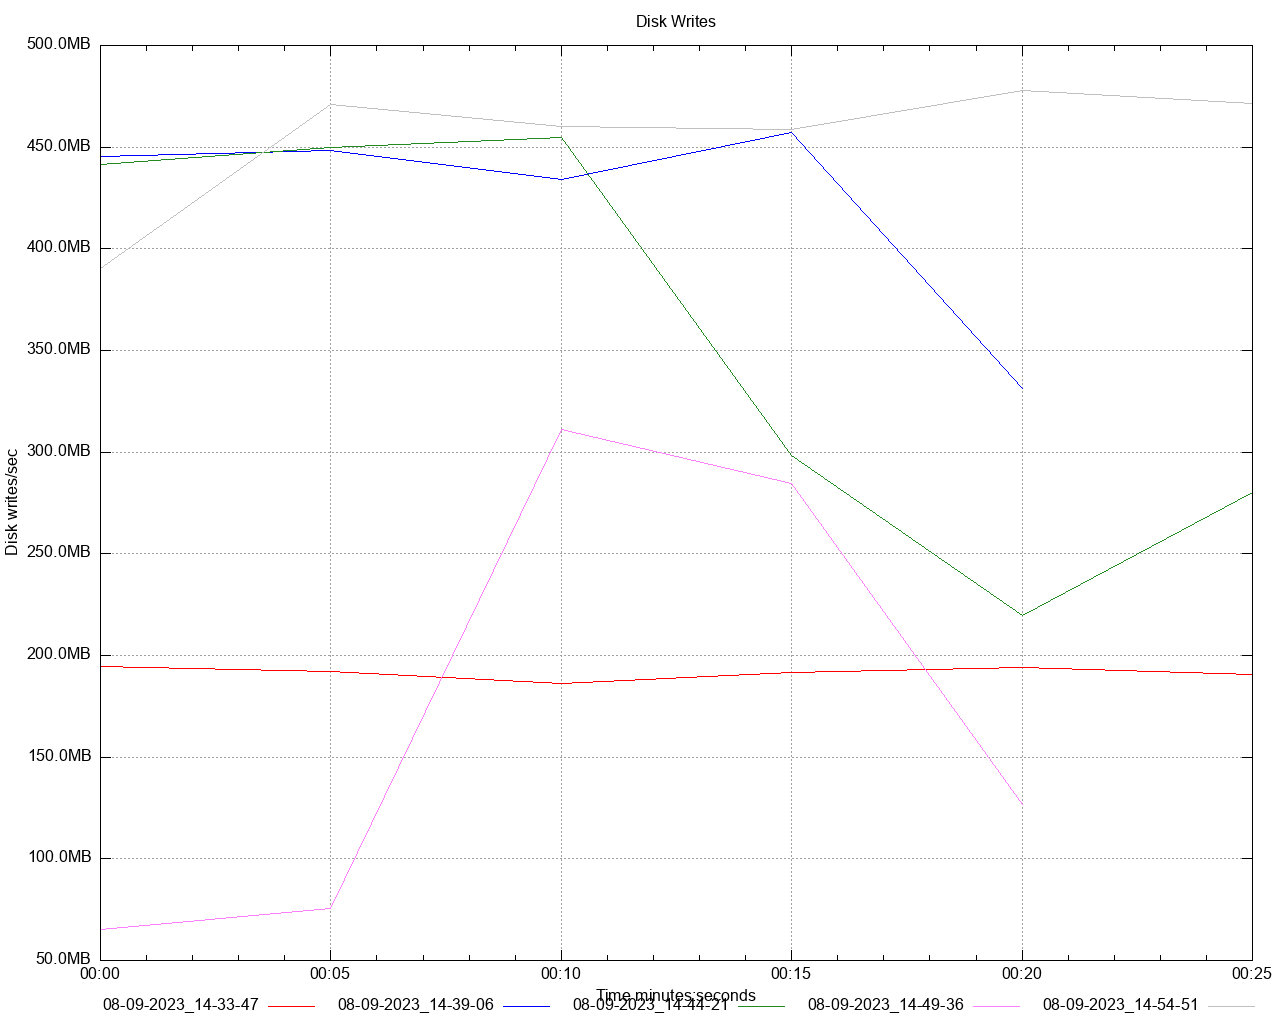

Write the gnuplot code that produced this figure.
set title 'Disk Writes' noenhanced
set style data lines
set datafile separator ","
set terminal png size 1280,1024
set grid
set key below
set xdata time
set timefmt "%s"
offset = 0
t0(x)=(offset=($0==0) ? x : offset, x - offset)
set xlabel 'Time minutes:seconds'
set ylabel 'Disk writes/sec'
set format y '%.1s%cB'
set output '/Users/gbarnett/git/hazelcast-simulator/atomiclong-3node-member/atomicreference/dstat/disk_write_A3.png'
plot \
   '/Users/gbarnett/git/hazelcast-simulator/atomiclong-3node-member/atomicreference/data/disk_write_A3_1.data' using (t0(timecolumn(1))):2 title "08-09-2023_14-33-47" noenhanced lt rgb "red", \
   '/Users/gbarnett/git/hazelcast-simulator/atomiclong-3node-member/atomicreference/data/disk_write_A3_2.data' using (t0(timecolumn(1))):2 title "08-09-2023_14-39-06" noenhanced lt rgb "blue", \
   '/Users/gbarnett/git/hazelcast-simulator/atomiclong-3node-member/atomicreference/data/disk_write_A3_3.data' using (t0(timecolumn(1))):2 title "08-09-2023_14-44-21" noenhanced lt rgb "forest-green", \
   '/Users/gbarnett/git/hazelcast-simulator/atomiclong-3node-member/atomicreference/data/disk_write_A3_4.data' using (t0(timecolumn(1))):2 title "08-09-2023_14-49-36" noenhanced lt rgb "orchid", \
   '/Users/gbarnett/git/hazelcast-simulator/atomiclong-3node-member/atomicreference/data/disk_write_A3_5.data' using (t0(timecolumn(1))):2 title "08-09-2023_14-54-51" noenhanced lt rgb "grey", \
